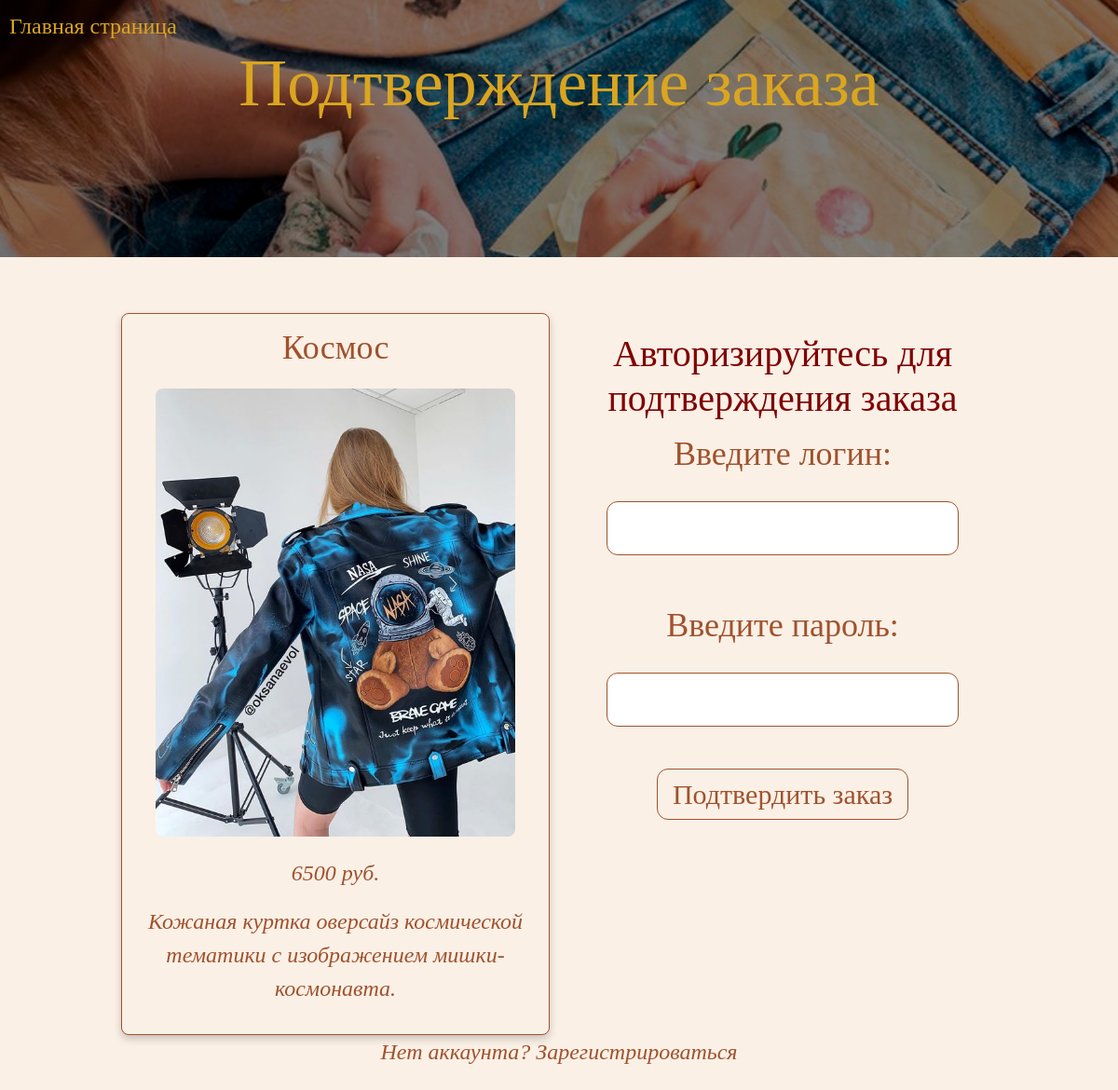
The app's page /cart/6/ with its own data.
### sunclothes/models.py (models this page shows, shortened)
class Products(models.Model):
    name_category = (
        ("jackets", "Куртки"),
        ("jeans", "Джинсы"),
        ("tshirts", "Футболки"),
        ("hoodies", "Худи"),
        ("shoes", "Кроссовки и кеды")
    )
    name = models.CharField(max_length=20)
    category = models.CharField(max_length=7, choices=name_category, default='tshirts')
    description = models.TextField()
    price = models.IntegerField()
    image_product = models.ImageField(upload_to='images_product/')

### sunclothes/views.py (the view)
# urls.py: path('cart/<int:pk>/', cart_info, name='cart_info'),
def cart_info(request, pk):
    cloth = Products.objects.get(pk=pk)
    users = [i.username for i in Users.objects.all()]
    context = {
        'namepage': 'details',
        'title': 'Подтверждение заказа',
        'cloth': cloth
    }
    if request.method == 'POST':
        form = UserAuthenticationForm(request.POST)
        if form.is_valid():
            username = form.cleaned_data['username']
            password = form.cleaned_data['password']
            if username in users:
                find_user = Users.objects.get(username=username)
                correct_password = find_user.password
                if password == correct_password:
                    ShoppingCart.objects.create(
                        user=find_user,
                        product=cloth,
                        date_order=datetime.now().strftime('%Y-%m-%d %H:%M')
                    )
                    info = {
                        'namepage': 'submit_order',
                        'title': 'Ваш заказ успешно подтвержден',
                    }
                    return render(request, 'mainpages/submit_order.html', context=info)
                else:
                    context['error'] = 'Пароли не совпадают'
            else:
                context['error'] = 'Такой пользователь не зарегистрирован'
        else:
            context['error'] = 'Данные введены некорректно'
    else:
        form = UserAuthenticationForm()
        context['form'] = form
    return render(request, 'mainpages/cart_info.html', context=context)

### sunclothes/forms.py
class UserAuthenticationForm(forms.Form):
    username = forms.CharField(max_length=20)
    password = forms.CharField(min_length=6, widget=forms.PasswordInput)

### templates/mainpages/cart_info.html (shortened to what this page needs)
{% load static %}
<!DOCTYPE html>
<html lang="en">
<head>
    <link href="https://cdn.jsdelivr.net/npm/bootstrap@5.3.2/dist/css/bootstrap.min.css" rel="stylesheet"
>
    <link rel='stylesheet' href="{% static 'style.css' %}">
</head>
<body>
<div class="header">
    <div>
        <a href="/">Главная страница</a>
    </div>
    <div>
        <h1> {{title}} </h1>
    </div>
</div>
<div class="container">
    <div class="clothes_list">
        <div class="clothes_item">
            <h3> {{cloth.name}} </h3>
            {% if cloth.image_product %}
            <img src="{{ cloth.image_product.url }}" alt="{{cloth.name}}" class="image_detail">
            {% endif %}
            <p>{{ cloth.price }} руб.</p>
            <p>{{ cloth.description }}</p>
        </div>
        <form class='registr' method="post">
            <div>
                <h1>Авторизируйтесь для подтверждения заказа</h1>
                <label for="username">Введите логин:</label><br><br>
                <input type="text" id="username" name="username" required>
                <br><br><br>
                <label for="password">Введите пароль:</label><br><br>
                <input type="password" id="password" name="password" required>
                <br><br>
                <button type="submit">Подтвердить заказ</button>
                <br>
            </div>
        </form>
    </div>
    <p>Нет аккаунта? <a href="/registration" class="btn-link">Зарегистрироваться</a></p>
</div>
</body>
</html>

### static/style.css (style rules this page uses)
body { font-family: "Times New Roman", serif; background-color: linen; color: sienna; margin: 0 auto; }
a:link, a:visited { color: sienna; text-decoration: none; }
.header { font-family: "21st Century", fantasy; height: 23vw; background: linear-gradient(to bottom, rgba(0, 0, 0, 0.5), rgba(0, 0, 0, 0.5)), url("/static/images/image_home.jpeg"); background-size: cover; background-position: center; display: relative; align-items: center; justify-content: center; text-align: center; }
.header h1 { font-size: 6vw; color: goldenrod; margin: 0px; }
.header a { font-size: 2vw; color: goldenrod; display: flex; padding-left: 10px; padding-top: 10px; }
.container { padding: 10px; max-width: 80%; margin: 0 auto; }
.container p { font-size: 2vw; font-style: italic; text-align: center; }
.clothes_list { display: grid; grid-template-columns: 1fr 1fr; padding-top: 50px; gap: 20px; }
.clothes_item { background-color: linen; padding: 15px; border-radius: 8px; box-shadow: 0 4px 8px rgba(0, 0, 0, 0.2); border: 1px solid sienna; }
.clothes_item h3 { text-align: center; font-size: 3vw; }
.clothes_item p { font-size: 2vw; }
.image_detail { flex: 0 0 auto; width: 90%; max-width: 400px; height: auto; object-fit: cover; border-radius: 8px; display: block; margin: 5% auto; }
.registr { display: flex; padding: 20px; justify-content: center; text-align: center; }
.registr legend, label { font-size: 3vw; white-space: pre; }
.registr button { background-color: linen; padding: 4px 16px; font-size: 2.5vw; border: 1px solid sienna; border-radius: 12px; cursor: pointer; margin: 5% auto; display: block; color: sienna }
.registr h1 { color: maroon; font: bold; }
form input[type="text"], form input[type="email"], form input[type="password"] { font-size: 2vw; width: 90%; color: maroon; border: 1px solid sienna; border-radius: 12px; margin: auto; padding: 10px; box-sizing: border-box; }

### records on screen
Products: name "Космос", image_product (picture), price "6500", description "Кожаная куртка оверсайз космической тематики с изображением мишки-космонавта."

### other values on screen
{{ title }} "Подтверждение заказа"
